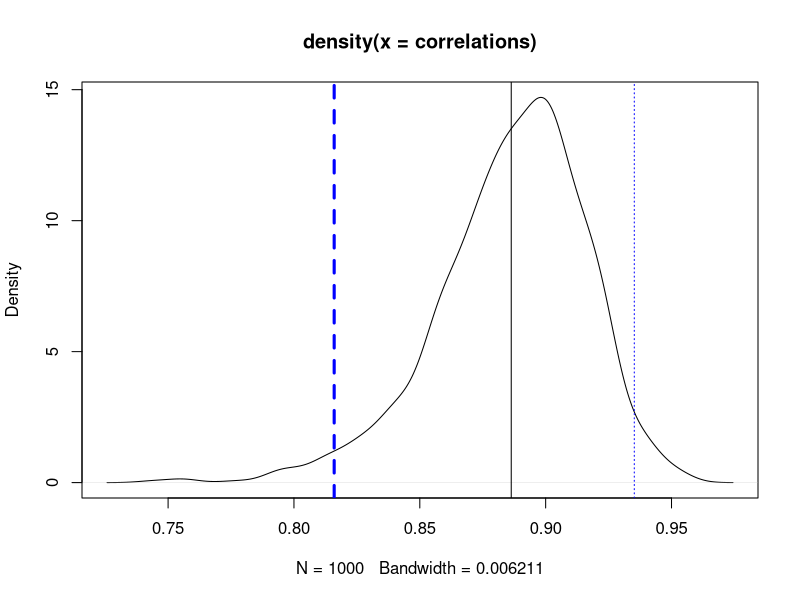

Write R code to recreate this figure.
############################################
#
#  Riffing off of the example of simulated data:    y = 2*x + error 
#  Letʻs calculate a 95% CI for the correlation based on 
#  1000 bootstrap resamples
#
############################################

## Step 5  Bootstrap resampling to get 95% CI of one dataset

#### Now simulate one sample, and calculate a bootstrap 95% confidence 
#### interval of the correlation based on 1000 resamples

### function definitions ###################################

make_data <- function( n=30, slope=2) {
	x <- rnorm( n )
	y <- slope*x + rnorm( n )
	return( data.frame(x,y)	)
}

## Sample the rows of dat with replacement to create a bootstrap dataset
draw_bootstrap <- function( dat ) {
	ii <- sample(1:nrow(dat), nrow(dat), replace=TRUE)
	return( dat[ii,] )
}

### Start of execution ###################################

dat <- make_data(30) ## make one dataset

					## Create bootstrap samples by resampling the
					## original dataset 1000 times, with replacement
sample_list <- lapply( 1:1000, function(X) { draw_bootstrap(dat) })

					## Compute correlations for each dataset
correlations <- sapply( sample_list, function(X)  cor(X$x, X$y) )
print(correlations, digits=4)

					## Compute mean of correlations and get 95% CI
mean(correlations)  # mean correlation 0.87
CI_lower <- sort(correlations)[25]  # 0.76
CI_upper <- sort(correlations)[975]  #0.93

# Therefore our best estimate of the correlation is 0.87, 
# with 95% CI (0.76, 0.93)

					## Make a plot - show with density()
plot(density(correlations))   # the probability density of the means
abline( v=mean(correlations) )  			# make a black line at the mean
abline( v=CI_lower, lty=2, lwd=3, col="blue" )  # blue dashed line at the lower CI
abline( v=CI_upper, lty=3, col="blue" )  # blue dotted line at the upper CI  

## The true mean falls within CI with 95% confidence


